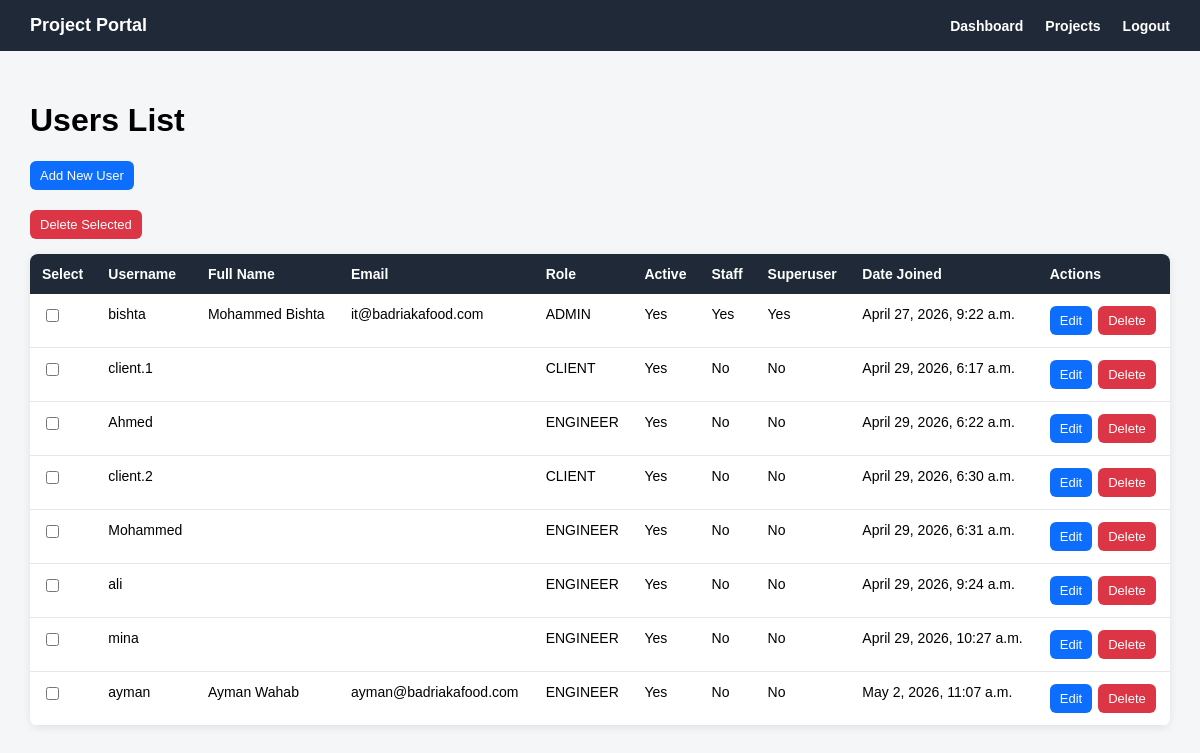
Before: /accounts/users/ (signed in) with the older database file.
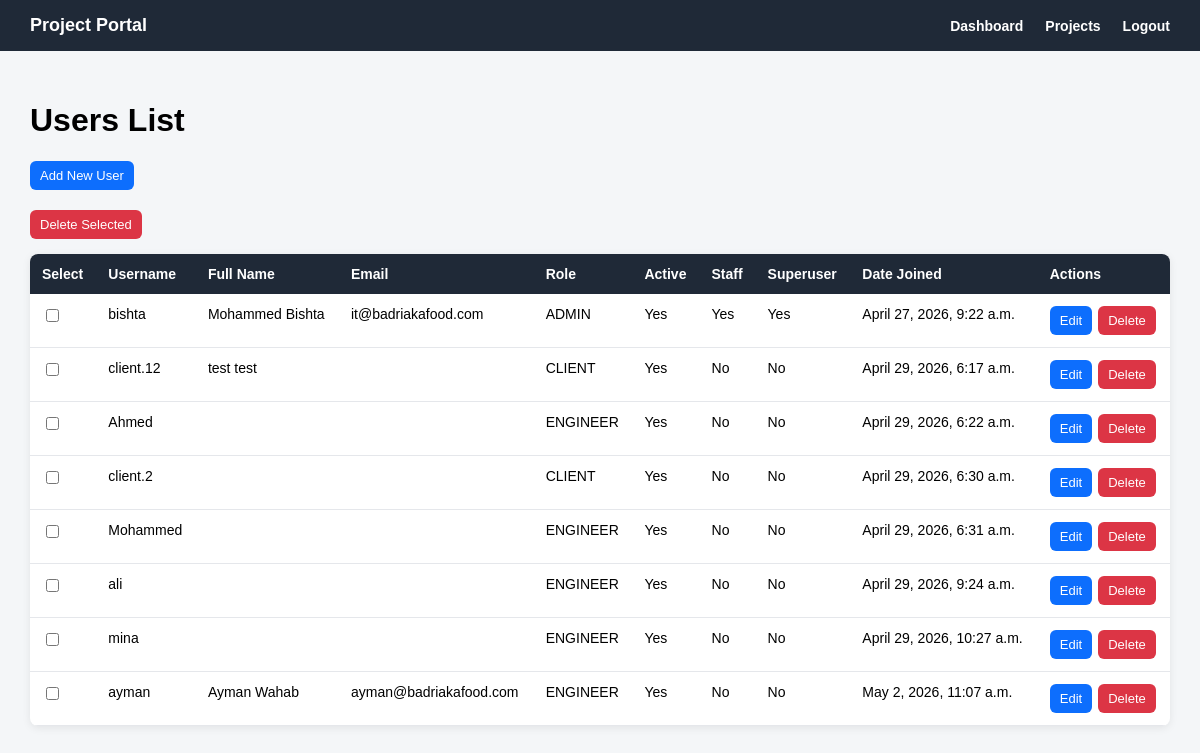
After: the same page with the newer database file.
### accounts/models.py (models this page shows)
class User(AbstractUser):
    class Role(models.TextChoices):
        ADMIN = 'ADMIN', 'Admin'
        ENGINEER = 'ENGINEER', 'Engineer'
        CLIENT = 'CLIENT', 'Client'
    role = models.CharField(
        max_length=20,
        choices=Role.choices,
        default=Role.CLIENT
    )

### accounts/views.py (the view)
# urls.py: path('users/', user_list_view, name='user_list'),
@login_required
def user_list_view(request):
    if request.user.role != 'ADMIN':
        return redirect('accounts:dashboard')
    users = User.objects.all()
    return render(request, 'accounts/user_list.html', {
        'users': users
    })

### templates/accounts/user_list.html (shortened to what this page needs)
{% extends 'base.html' %}
{% block content %}
<div class="page-header">
    <h1>Users List</h1>
    <a href="{% url 'accounts:user_add' %}" class="btn btn-primary">
        Add New User
    </a>
</div>
{% if users %}
    <form method="post"
          action="{% url 'accounts:user_bulk_delete' %}"
          onsubmit="return confirm('Are you sure you want to delete the selected users?');">
        <div class="bulk-actions">
            <button type="submit" class="btn btn-danger">
                Delete Selected
            </button>
        </div>
        <table class="users-table">
            <tr>
                <th>Select</th>
                <th>Username</th>
                <th>Full Name</th>
                <th>Email</th>
                <th>Role</th>
                <th>Active</th>
                <th>Staff</th>
                <th>Superuser</th>
                <th>Date Joined</th>
                <th>Actions</th>
            </tr>
            {% for user_item in users %}
                <tr>
                    <td>
                        <input type="checkbox" name="selected_users" value="{{ user_item.pk }}">
                    </td>
                    <td>{{ user_item.username }}</td>
                    <td>{{ user_item.first_name }} {{ user_item.last_name }}</td>
                    <td>{{ user_item.email }}</td>
                    <td>{{ user_item.role }}</td>
                    <td>
                        {% if user_item.is_active %}
                            Yes
                        {% else %}
                            No
                        {% endif %}
                    </td>
                    <td>
                        {% if user_item.is_staff %}
                            Yes
                        {% else %}
                            No
                        {% endif %}
                    </td>
                    <td>
                        {% if user_item.is_superuser %}
                            Yes
                        {% else %}
                            No
                        {% endif %}
                    </td>
                    <td>{{ user_item.date_joined }}</td>
                    <td>
                        <div class="table-actions">
                            <a href="{% url 'accounts:user_edit' user_item.pk %}" class="btn btn-primary">
                                Edit
                            </a>
                            <form method="post"
                                  action="{% url 'accounts:user_delete' user_item.pk %}"
                                  style="margin: 0;"
                                  onsubmit="return confirm('Are you sure you want to delete this user?');">
                                <button type="submit" class="btn btn-danger">
                                    Delete
                                </button>
                            </form>
                        </div>
                    </td>
                </tr>
            {% endfor %}
        </table>
    </form>
{% else %}
    <div class="empty-message">
        <p>No users found.</p>
    </div>
{% endif %}
{% endblock %}

Changed rows visible on the page:
changed User: username "client.1" → "client.12"; first_name (not shown) → "test"; last_name (not shown) → "test"
